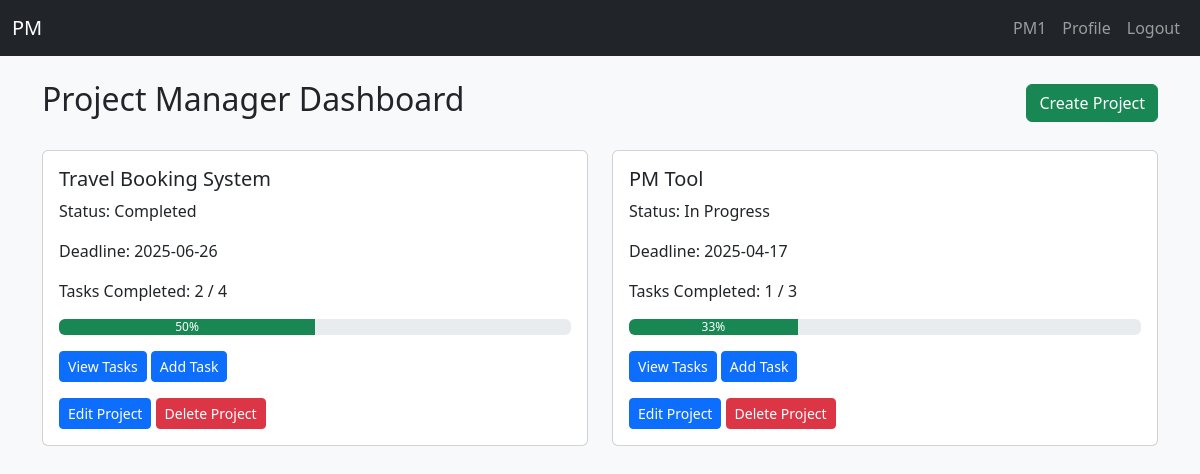
Screenshot of /project_manager/dashboard (signed in) with the database file from the repository.
### app/models.py (models this page shows, shortened)
class User(UserMixin, db.Model):
    __tablename__ = 'users'
    id = db.Column(db.Integer, primary_key=True)
    name = db.Column(db.String(150), nullable=False)
    phone = db.Column(db.String(20))
    email = db.Column(db.String(120), unique=True, nullable=False)
    password_hash = db.Column(db.String(256), nullable=False)
    role = db.Column(db.String(20), default='team_member')  # 'admin', 'project_manager', 'team_member'

class Project(db.Model):
    __tablename__ = 'projects'
    id = db.Column(db.Integer, primary_key=True)
    name = db.Column(db.String(150), nullable=False)
    description = db.Column(db.Text)
    deadline = db.Column(db.Date)
    status = db.Column(db.String(50), default='Not Started')  # Not Started, In Progress, Completed
    manager_id = db.Column(db.Integer, db.ForeignKey('users.id'))
    manager = db.relationship('User', backref='managed_projects')
    members = db.relationship('User', secondary='project_members', backref='projects')

### app/routes.py (the view)
@main.route('/project_manager/dashboard')
@login_required
def project_manager_dashboard():
    if current_user.role != 'project_manager':
        return redirect(url_for('main.home'))
    projects = Project.query.filter_by(manager_id=current_user.id).all()
    project_data = []
    for project in projects:
        total_tasks = len(project.tasks)
        completed_tasks = len([task for task in project.tasks if task.status == 'Completed'])
        progress = int((completed_tasks / total_tasks) * 100) if total_tasks > 0 else 0
        project_data.append({
            'project': project,
            'progress': progress,
            'completed_tasks': completed_tasks,
            'total_tasks': total_tasks
        })
    return render_template('dashboard/pm_dashboard.html', project_data=project_data)

### app/templates/dashboard/pm_dashboard.html
{% extends 'layout.html' %}
{% block content %}
<div class="d-flex justify-content-between align-items-center mb-4">
    <h2>Project Manager Dashboard</h2>
    <a href="{{ url_for('project.create_project') }}" class="btn btn-success">Create Project</a>
</div>
{% if project_data %}
    <div class="row">
        {% for item in project_data %}
        <div class="col-md-6 mb-4">
            <div class="card">
                <div class="card-body">
                    <h5 class="card-title">{{ item.project.name }}</h5>
                    <p>Status: {{ item.project.status }}</p>
                    <p>Deadline: {{ item.project.deadline.strftime('%Y-%m-%d') if item.project.deadline else 'N/A' }}</p>
                    <p>Tasks Completed: {{ item.completed_tasks }} / {{ item.total_tasks }}</p>
                    <div class="progress">
                        <div class="progress-bar bg-success" role="progressbar"
                             style="width: {{ item.progress }}%;" aria-valuenow="{{ item.progress }}"
                             aria-valuemin="0" aria-valuemax="100">{{ item.progress }}%
                        </div>
                    </div>
                    <a href="{{ url_for('task.tasks_by_project', project_id=item.project.id) }}" class="btn btn-primary btn-sm mt-3">View Tasks</a>
                    <a href="{{ url_for('task.create_task', project_id=item.project.id) }}" class="btn btn-primary btn-sm mt-3">Add Task</a>
                    <div>
                        <a href="{{ url_for('main.edit_project', project_id=item.project.id) }}" class="btn btn-primary btn-sm mt-3">Edit Project</a>
                        <a href="{{ url_for('main.delete_project', project_id=item.project.id) }}" class="btn btn-danger btn-sm mt-3">Delete Project</a>
                    </div>
                </div>
            </div>
        </div>
        {% endfor %}
    </div>
{% else %}
    <p>No projects assigned to you yet.</p>
{% endif %}
{% endblock %}

### app/templates/layout.html (shortened to what this page needs)
{% set current_user = current_user %}
<!DOCTYPE html>
<html lang="en">
<head>
    <link href="https://cdn.jsdelivr.net/npm/bootstrap@5.3.0/dist/css/bootstrap.min.css" rel="stylesheet">
</head>
<body class="bg-light">
    <nav class="navbar navbar-expand-lg navbar-dark bg-dark">
        <div class="container-fluid">
            <a class="navbar-brand" href="{{ url_for('main.home')}}">PM</a>
            <div class="collapse navbar-collapse" id="navbarNav">
              <ul class="navbar-nav ms-auto">
                {% if current_user.is_authenticated %}
                  <li class="nav-item">
                    <a class="nav-link" href="{{ url_for('main.profile') }}">{{ current_user.name }}</a>
                  </li>
                  <li class="nav-item">
                    <a class="nav-link" href="{{ url_for('main.profile') }}">Profile</a>
                  </li>
                  <li class="nav-item">
                    <a class="nav-link" href="{{ url_for('auth.logout') }}">Logout</a>
                  </li>
                {% else %}
                  <li class="nav-item">
                    <a class="nav-link" href="{{ url_for('auth.login') }}">Login</a>
                  </li>
                {% endif %}
              </ul>
            </div>
          </div>
    </nav>
    <div class="container mt-4">
        {% block content %}{% endblock %}
    </div>
</body>
</html>

### rows the page displays
User: name "PM1"
Project: project.name "Travel Booking System", project.status "Completed", project.deadline "2025-06-26"
Project: project.name "PM Tool", project.status "In Progress", project.deadline "2025-04-17"

### other values shown
{{ item.completed_tasks }} "2" "1"
{{ item.total_tasks }} "4" "3"
{{ item.progress }} "50" "33"
